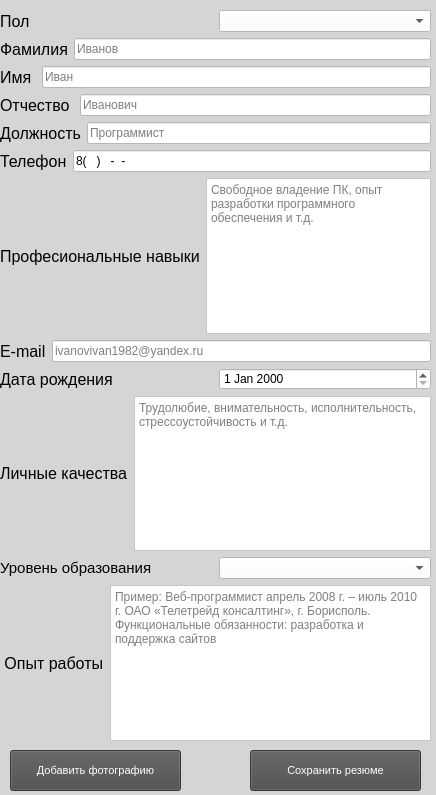
<?xml version="1.0" encoding="UTF-8"?>
<ui version="4.0">
 <class>MainWindow</class>
 <widget class="QMainWindow" name="MainWindow">
  <property name="geometry">
   <rect>
    <x>0</x>
    <y>0</y>
    <width>436</width>
    <height>795</height>
   </rect>
  </property>
  <property name="sizePolicy">
   <sizepolicy hsizetype="Preferred" vsizetype="Preferred">
    <horstretch>0</horstretch>
    <verstretch>0</verstretch>
   </sizepolicy>
  </property>
  <property name="minimumSize">
   <size>
    <width>436</width>
    <height>795</height>
   </size>
  </property>
  <property name="maximumSize">
   <size>
    <width>436</width>
    <height>795</height>
   </size>
  </property>
  <property name="cursor">
   <cursorShape>PointingHandCursor</cursorShape>
  </property>
  <property name="windowTitle">
   <string>Резюмейкер</string>
  </property>
  <property name="windowIcon">
   <iconset>
    <normaloff>icon.png</normaloff>icon.png</iconset>
  </property>
  <property name="toolTip">
   <string>&lt;html&gt;&lt;head/&gt;&lt;body&gt;&lt;p&gt;Программа для легкого создания резюме&lt;/p&gt;&lt;/body&gt;&lt;/html&gt;</string>
  </property>
  <property name="statusTip">
   <string/>
  </property>
  <property name="styleSheet">
   <string notr="true">background-color:rgb(213, 213, 213);</string>
  </property>
  <property name="toolButtonStyle">
   <enum>Qt::ToolButtonIconOnly</enum>
  </property>
  <property name="animated">
   <bool>true</bool>
  </property>
  <property name="tabShape">
   <enum>QTabWidget::Rounded</enum>
  </property>
  <widget class="QWidget" name="centralwidget">
   <widget class="QPushButton" name="savebutton">
    <property name="geometry">
     <rect>
      <x>250</x>
      <y>750</y>
      <width>171</width>
      <height>41</height>
     </rect>
    </property>
    <property name="font">
     <font>
      <pointsize>8</pointsize>
     </font>
    </property>
    <property name="styleSheet">
     <string notr="true">background-color: rgb(75, 75, 75);
color: rgb(255, 255, 255);
selection-color: rgb(255, 255, 255);</string>
    </property>
    <property name="text">
     <string>Сохранить резюме</string>
    </property>
   </widget>
   <widget class="QWidget" name="verticalLayoutWidget">
    <property name="geometry">
     <rect>
      <x>0</x>
      <y>10</y>
      <width>431</width>
      <height>731</height>
     </rect>
    </property>
    <layout class="QVBoxLayout" name="verticalLayout">
     <item>
      <layout class="QHBoxLayout" name="horizontalLayout">
       <item>
        <widget class="QLabel" name="label_8">
         <property name="font">
          <font>
           <pointsize>12</pointsize>
          </font>
         </property>
         <property name="text">
          <string>Пол</string>
         </property>
        </widget>
       </item>
       <item>
        <widget class="QComboBox" name="sex_comboBox">
         <property name="styleSheet">
          <string notr="true">background-color: rgb(255, 255, 255);</string>
         </property>
         <property name="currentText">
          <string/>
         </property>
         <item>
          <property name="text">
           <string/>
          </property>
         </item>
         <item>
          <property name="text">
           <string>Мужской</string>
          </property>
         </item>
         <item>
          <property name="text">
           <string>Женский</string>
          </property>
         </item>
        </widget>
       </item>
      </layout>
     </item>
     <item>
      <layout class="QHBoxLayout" name="horizontalLayout_3">
       <item>
        <widget class="QLabel" name="label_2">
         <property name="font">
          <font>
           <pointsize>12</pointsize>
          </font>
         </property>
         <property name="text">
          <string>Фамилия</string>
         </property>
        </widget>
       </item>
       <item>
        <widget class="QLineEdit" name="secondname">
         <property name="styleSheet">
          <string notr="true">background-color: rgb(255, 255, 255);</string>
         </property>
         <property name="placeholderText">
          <string>Иванов</string>
         </property>
        </widget>
       </item>
      </layout>
     </item>
     <item>
      <layout class="QHBoxLayout" name="horizontalLayout_4">
       <item>
        <widget class="QLabel" name="label_3">
         <property name="font">
          <font>
           <pointsize>12</pointsize>
          </font>
         </property>
         <property name="text">
          <string>Имя </string>
         </property>
        </widget>
       </item>
       <item>
        <widget class="QLineEdit" name="name">
         <property name="styleSheet">
          <string notr="true">background-color: rgb(255, 255, 255);</string>
         </property>
         <property name="placeholderText">
          <string>Иван</string>
         </property>
        </widget>
       </item>
      </layout>
     </item>
     <item>
      <layout class="QHBoxLayout" name="horizontalLayout_5">
       <item>
        <widget class="QLabel" name="label_4">
         <property name="font">
          <font>
           <pointsize>12</pointsize>
          </font>
         </property>
         <property name="text">
          <string>Отчество </string>
         </property>
        </widget>
       </item>
       <item>
        <widget class="QLineEdit" name="patronymic">
         <property name="styleSheet">
          <string notr="true">background-color: rgb(255, 255, 255);</string>
         </property>
         <property name="placeholderText">
          <string>Иванович</string>
         </property>
        </widget>
       </item>
      </layout>
     </item>
     <item>
      <layout class="QHBoxLayout" name="horizontalLayout_6">
       <item>
        <widget class="QLabel" name="Job">
         <property name="font">
          <font>
           <pointsize>12</pointsize>
          </font>
         </property>
         <property name="text">
          <string>Должность</string>
         </property>
        </widget>
       </item>
       <item>
        <widget class="QLineEdit" name="post">
         <property name="styleSheet">
          <string notr="true">background-color: rgb(255, 255, 255);</string>
         </property>
         <property name="placeholderText">
          <string>Программист</string>
         </property>
        </widget>
       </item>
      </layout>
     </item>
     <item>
      <layout class="QHBoxLayout" name="horizontalLayout_2">
       <item>
        <widget class="QLabel" name="label">
         <property name="font">
          <font>
           <pointsize>12</pointsize>
          </font>
         </property>
         <property name="text">
          <string>Телефон</string>
         </property>
        </widget>
       </item>
       <item>
        <widget class="QLineEdit" name="phoneNumber">
         <property name="styleSheet">
          <string notr="true">background-color: rgb(255, 255, 255);</string>
         </property>
         <property name="inputMask">
          <string>8(999)999-99-99</string>
         </property>
         <property name="maxLength">
          <number>15</number>
         </property>
         <property name="echoMode">
          <enum>QLineEdit::Normal</enum>
         </property>
         <property name="placeholderText">
          <string>88005553535</string>
         </property>
        </widget>
       </item>
      </layout>
     </item>
     <item>
      <layout class="QHBoxLayout" name="horizontalLayout_7">
       <item>
        <widget class="QLabel" name="label_11">
         <property name="font">
          <font>
           <pointsize>12</pointsize>
          </font>
         </property>
         <property name="text">
          <string>Професиональные навыки</string>
         </property>
        </widget>
       </item>
       <item>
        <widget class="QTextEdit" name="professional_skills">
         <property name="styleSheet">
          <string notr="true">background-color: rgb(255, 255, 255);</string>
         </property>
         <property name="autoFormatting">
          <set>QTextEdit::AutoBulletList</set>
         </property>
         <property name="tabChangesFocus">
          <bool>true</bool>
         </property>
         <property name="html">
          <string>&lt;!DOCTYPE HTML PUBLIC &quot;-//W3C//DTD HTML 4.0//EN&quot; &quot;http://www.w3.org/TR/REC-html40/strict.dtd&quot;&gt;
&lt;html&gt;&lt;head&gt;&lt;meta name=&quot;qrichtext&quot; content=&quot;1&quot; /&gt;&lt;style type=&quot;text/css&quot;&gt;
p, li { white-space: pre-wrap; }
&lt;/style&gt;&lt;/head&gt;&lt;body style=&quot; font-family:'MS Shell Dlg 2'; font-size:8pt; font-weight:400; font-style:normal;&quot;&gt;
&lt;p style=&quot;-qt-paragraph-type:empty; margin-top:0px; margin-bottom:0px; margin-left:0px; margin-right:0px; -qt-block-indent:0; text-indent:0px;&quot;&gt;&lt;br /&gt;&lt;/p&gt;&lt;/body&gt;&lt;/html&gt;</string>
         </property>
         <property name="placeholderText">
          <string>Свободное владение ПК, опыт разработки программного обеспечения и т.д.</string>
         </property>
        </widget>
       </item>
      </layout>
     </item>
     <item>
      <layout class="QHBoxLayout" name="horizontalLayout_8">
       <item>
        <widget class="QLabel" name="label_6">
         <property name="font">
          <font>
           <pointsize>12</pointsize>
          </font>
         </property>
         <property name="text">
          <string>E-mail</string>
         </property>
        </widget>
       </item>
       <item>
        <widget class="QLineEdit" name="email">
         <property name="styleSheet">
          <string notr="true">background-color: rgb(255, 255, 255);</string>
         </property>
         <property name="placeholderText">
          <string>ivanovivan1982@yandex.ru</string>
         </property>
        </widget>
       </item>
      </layout>
     </item>
     <item>
      <layout class="QHBoxLayout" name="horizontalLayout_10">
       <item>
        <widget class="QLabel" name="label_5">
         <property name="font">
          <font>
           <pointsize>12</pointsize>
          </font>
         </property>
         <property name="styleSheet">
          <string notr="true"/>
         </property>
         <property name="text">
          <string>Дата рождения</string>
         </property>
        </widget>
       </item>
       <item>
        <widget class="QDateEdit" name="birthDate">
         <property name="styleSheet">
          <string notr="true">background-color: rgb(255, 255, 255);</string>
         </property>
        </widget>
       </item>
      </layout>
     </item>
     <item>
      <layout class="QHBoxLayout" name="horizontalLayout_11">
       <item>
        <widget class="QLabel" name="label_12">
         <property name="font">
          <font>
           <pointsize>12</pointsize>
          </font>
         </property>
         <property name="text">
          <string>Личные качества</string>
         </property>
        </widget>
       </item>
       <item>
        <widget class="QTextEdit" name="personal_qualities">
         <property name="styleSheet">
          <string notr="true">background-color: rgb(255, 255, 255);</string>
         </property>
         <property name="tabChangesFocus">
          <bool>true</bool>
         </property>
         <property name="documentTitle">
          <string/>
         </property>
         <property name="placeholderText">
          <string>Трудолюбие, внимательность, исполнительность, стрессоустойчивость и т.д.</string>
         </property>
        </widget>
       </item>
      </layout>
     </item>
     <item>
      <layout class="QHBoxLayout" name="horizontalLayout_12">
       <item>
        <widget class="QLabel" name="label_7">
         <property name="font">
          <font>
           <pointsize>11</pointsize>
          </font>
         </property>
         <property name="text">
          <string>Уровень образования</string>
         </property>
        </widget>
       </item>
       <item>
        <widget class="QComboBox" name="edu_level">
         <property name="styleSheet">
          <string notr="true">background-color: rgb(255, 255, 255);</string>
         </property>
         <item>
          <property name="text">
           <string/>
          </property>
         </item>
         <item>
          <property name="text">
           <string>Среднее</string>
          </property>
         </item>
         <item>
          <property name="text">
           <string>Средне специальное</string>
          </property>
         </item>
         <item>
          <property name="text">
           <string>Неполное высшее</string>
          </property>
         </item>
         <item>
          <property name="text">
           <string>Высшее</string>
          </property>
         </item>
        </widget>
       </item>
      </layout>
     </item>
     <item>
      <layout class="QHBoxLayout" name="horizontalLayout_13">
       <item>
        <widget class="QLabel" name="label_9">
         <property name="font">
          <font>
           <pointsize>12</pointsize>
          </font>
         </property>
         <property name="text">
          <string> Опыт работы</string>
         </property>
        </widget>
       </item>
       <item>
        <widget class="QTextEdit" name="experience">
         <property name="styleSheet">
          <string notr="true">background-color: rgb(255, 255, 255);</string>
         </property>
         <property name="tabChangesFocus">
          <bool>true</bool>
         </property>
         <property name="placeholderText">
          <string>Пример: Веб-программист апрель 2008 г. – июль 2010 г. ОАО «Телетрейд консалтинг», г. Борисполь. Функциональные обязанности: разработка и поддержка сайтов</string>
         </property>
        </widget>
       </item>
      </layout>
     </item>
    </layout>
   </widget>
   <widget class="QPushButton" name="addPhotoButton">
    <property name="geometry">
     <rect>
      <x>10</x>
      <y>750</y>
      <width>171</width>
      <height>41</height>
     </rect>
    </property>
    <property name="font">
     <font>
      <pointsize>8</pointsize>
     </font>
    </property>
    <property name="styleSheet">
     <string notr="true">background-color: rgb(75, 75, 75);
color: rgb(255, 255, 255);
selection-color: rgb(255, 255, 255);</string>
    </property>
    <property name="text">
     <string>Добавить фотографию</string>
    </property>
   </widget>
  </widget>
 </widget>
 <resources/>
 <connections/>
</ui>
